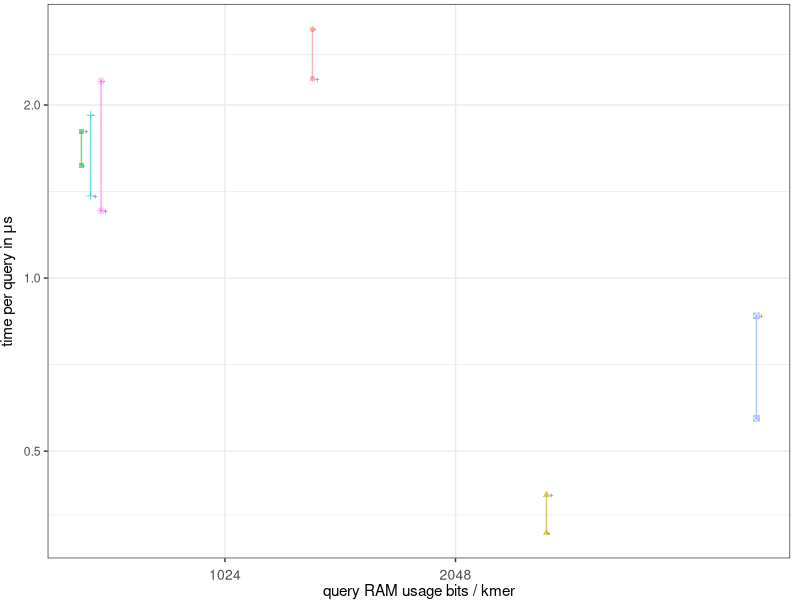
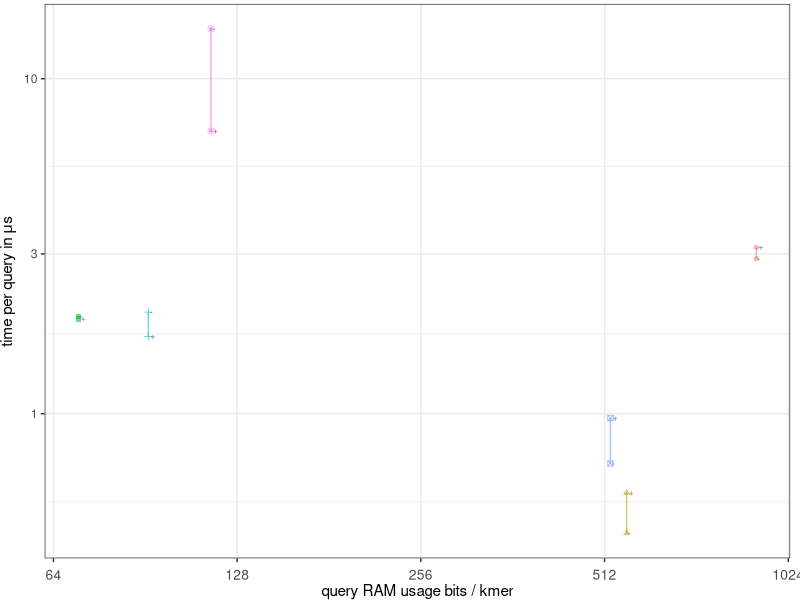
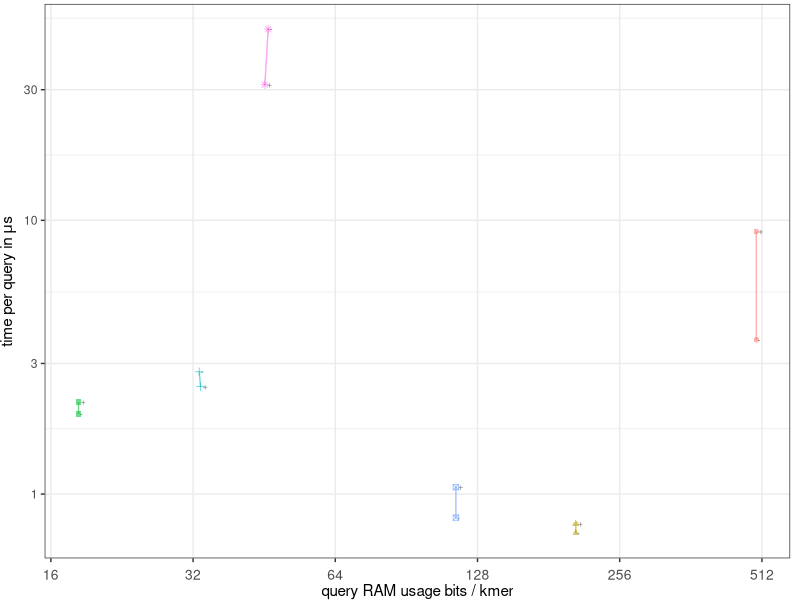
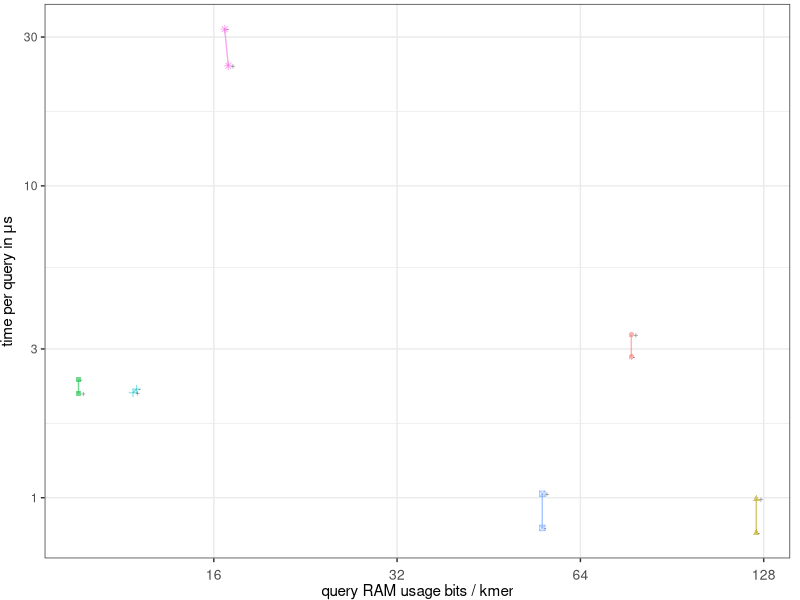
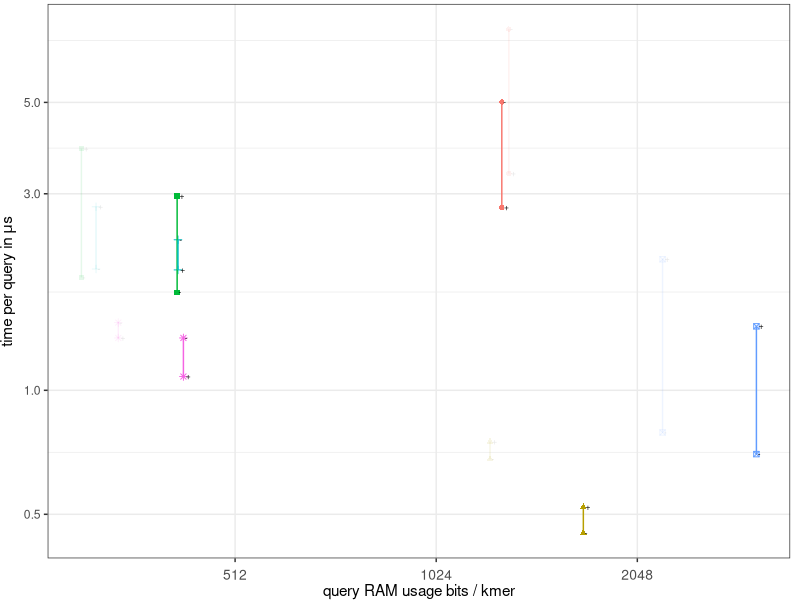
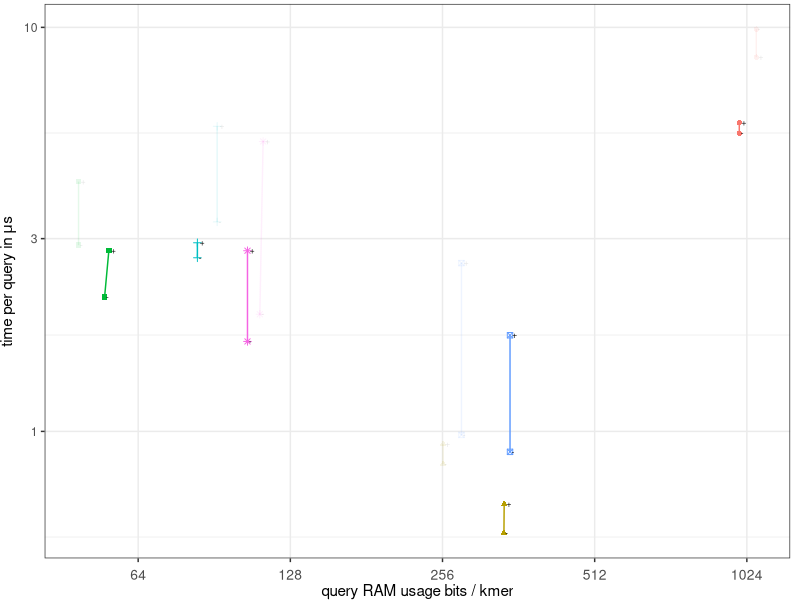
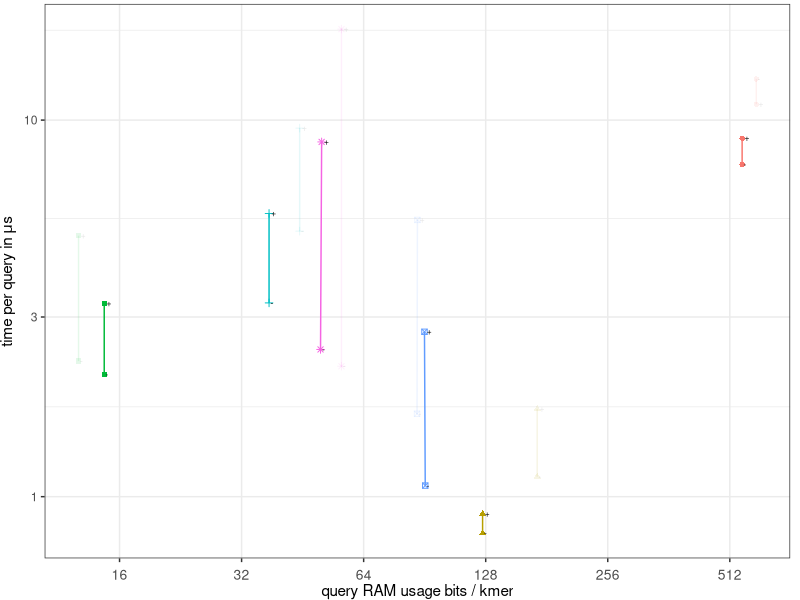
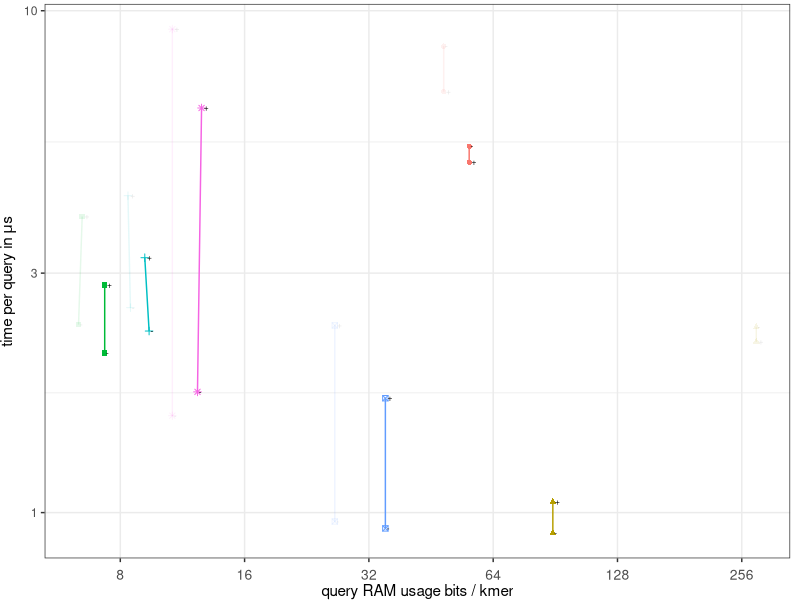

R code for these plots, in order: (Note: this script raises an error after producing the figures.)
#!/usr/bin/env Rscript

library(tidyverse)
library(ggsci)

h <- 7
w <-  7.5 
u <- "cm"


theme_set(theme_bw() +
              theme(
                  axis.text.x = element_text(
                      size = 10,
                      angle = 0,
                      hjust = 0.5,
                      vjust = 0.1

                  ),
                  panel.grid.minor.x = element_blank()
              ))

scfill <- scale_fill_npg


# Longer format -----------------------------------------------------------

df0 <- read_tsv("data.tsv", na = "na")
df1 <- df0 %>%
    mutate(genome = str_replace(genome, "sars-cov-2_pangenome_k32", "SARS-CoV-2")) %>%
    mutate(genome = str_replace(genome, "spneumo_pangenome_k32", "S.Pneumoniae-pangenome")) %>%
    mutate(genome = str_replace(genome, "spneumoniae", "S.Pneumoniae-genome")) %>%
    mutate(genome = str_replace(genome, "escherichia_coli.k32", "E.Coli")) %>%
    mutate(Q_time_per_query_ms = 1000*1000*Q_time_s / num_queries) %>%
    mutate(SIalg = paste(I_alg, "-", S_alg)) %>%
    mutate (alg = case_when(
                SIalg == "sbwt - none" ~ as.character(d+3), # (index with RCs)", # d \in [0,2] for SBWT
                SIalg == "cbl - none" ~ as.character(6),
                SIalg == "SSHash - prophasm" ~ as.character(2),
                SIalg == "bwa - prophasm" ~ as.character(1),
                SIalg == "prophex - prophasm" ~ as.character(0),
                SIalg == "fmsi - local" ~ as.character(d+7),
                SIalg == "fmsi - global" ~ as.character(7),
                SIalg == "FMSIv02 - global" ~ as.character(13),
                SIalg == "FMSIv02 - local" ~ as.character(d+13),
                          )) %>%
    mutate (algorithm = case_when(
                SIalg == "sbwt - none" & d == 0 ~ "SBWT (plain-matrix)", # (index with RCs)", the default varinat
                SIalg == "sbwt - none" & d == 1 ~ "SBWT (plain-matrix, index w/o RCs)", # default variant
                SIalg == "sbwt - none" & d == 2 ~ "SBWT (rrr-split)", # memory-efficient variant, with RCs
                SIalg == "cbl - none" ~ "CBL",
                SIalg == "SSHash - prophasm" ~ "SSHash (on ProphAsm output)",
                SIalg == "bwa - prophasm" ~ "BWA (on ProphAsm output)",
                SIalg == "prophex - prophasm" ~ "ProPhex (on ProphAsm output)",
                SIalg == "fmsi - local" ~ paste("FMSI (on kmercamel's local with d=", d, ")", sep=""),
                SIalg == "fmsi - global" ~ "FMSI (on kmercamel's global)",
                SIalg == "FMSIv02 - local" ~ paste("FMSI v0.2 (on kmercamel's local with d=", d, ")", sep=""),
                SIalg == "FMSIv02 - global" ~ "FMSI v0.2 (on kmercamel's global)",
                          )) %>%
    mutate (qTypeLabel = case_when(
                qType == "Pos" ~ "+",
                qType == "Neg" ~ "-",
                qType == "0" ~ "", # not used now
                          ))

                          
# FILTER OUT SOME ALGS.
df <- df1 %>%
	filter(SIalg != "prophex - prophasm") %>% # no ProPhex, just BWA
	#filter(SIalg != "sbwt - none" | d == 0 | d == 2) %>% # for now, SBWT just with RCs
	filter(SIalg != "fmsi - local" | d == 1) %>% # # camel's local only with d == 1
  filter(SIalg != "fmsi - local") %>% ## FMSI of only v0.2
  filter(SIalg != "fmsi - global") %>% ## FMSI of only v0.2
	filter(SIalg != "FMSIv02 - local" | d == 1) %>% # # camel's local only with d == 1
    filter(SIalg != "sbwt - none" | d == 1) %>% # only the default SBWT variant
	filter(qType != "0") # FILTERING OUT original queries (random mix of positive and negative, based on subsampling rate)

options(tibble.width = Inf, width = 300) # for printing
show(df)

for (g in c("SARS-CoV-2",  "S.Pneumoniae-pangenome", "E.Coli", "S.Pneumoniae-genome")) { # setup with legend
    for (kk in c(15, 23, 31)) {
        for (rr in c(0.01, 0.1, 0.5, 1.0)) {
#for (g in c("E.Coli")) { # setup w/o legend
#    for (kk in c(23)) {
#        for (rr in c(0.1, 1.0)) {
			if(rr == 0.5 & g == "E.Coli") # no data for E.coli with r = 0.5
				next
            ########################################################################
            ########################################################################
            #################### index size vs. query time #########################
            ########################################################################
            ########################################################################
            df_filtered <- df %>%
                filter(rate == rr) %>%
                filter(k == kk | (kk == 23 & k == 31))%>%
                filter(genome == g) %>%
                mutate(ka = paste(k, algorithm))

            ggplot(df_filtered) +
                aes(x = Q_mem_kb * 1000 * 8 / kmer_count,
                    y = Q_time_per_query_ms,
                    shape = algorithm,
                    color = algorithm,
                    label = qTypeLabel,
                    alpha = 1 - (k - 23) / 8,
                    ) +
                scfill() +
                geom_point() +
                geom_text(hjust=-0.45,vjust=0.4,size = 6/.pt,colour="black") +
                geom_line(aes(group = ka)) +
                scale_x_continuous(
                    name = 'query RAM usage bits / kmer',
                    trans='log2',
                    breaks = c(1, 2, 4, 8, 16, 32, 64, 128, 256, 512, 1024, 2048),
                ) +
                scale_y_continuous(
                    name = expression(paste('time per query in ', mu, 's')),
                    trans='log10',
                    #lim = c(1, 22.25) --- UNCOMMENT TO GET THE FIGURES USED IN THE PAPER
                ) +
                guides(fill = guide_legend(title = "Algorithm", title.position = "top"),label=none) +
                #scale_fill_manual(values = alg, labels = algorithm) +
                theme(plot.margin = margin(0.1, 0.25, 0, 0, "cm"), legend.position = "none") # for hiding the legend

            ggsave(
                paste("query_RAM_bits_per_kmer_vs_query_ms.g_", g, ".r_", rr, ".k_", kk, ".pdf", sep=""),
                height = h,
                width = w,
                unit = u
            )
        }
    }
}


